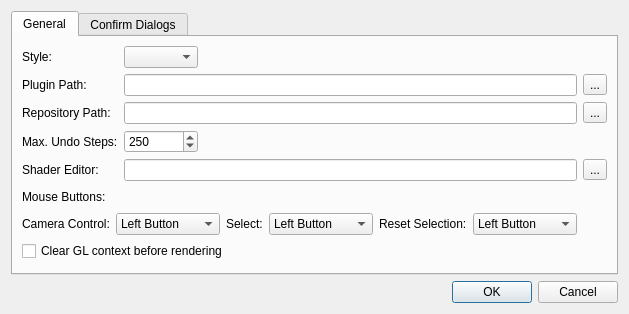
<?xml version="1.0" encoding="UTF-8"?>
<ui version="4.0">
 <class>SettingsDialog</class>
 <widget class="QDialog" name="SettingsDialog">
  <property name="geometry">
   <rect>
    <x>0</x>
    <y>0</y>
    <width>615</width>
    <height>314</height>
   </rect>
  </property>
  <property name="windowTitle">
   <string>Settings</string>
  </property>
  <layout class="QVBoxLayout">
   <item>
    <widget class="QTabWidget" name="m_settingTabWidget">
     <property name="currentIndex">
      <number>0</number>
     </property>
     <widget class="QWidget" name="m_editorSettingsWidget">
      <attribute name="title">
       <string>General</string>
      </attribute>
      <layout class="QGridLayout" name="gridLayout">
       <item row="0" column="0">
        <widget class="QLabel" name="label_10">
         <property name="text">
          <string>Style:</string>
         </property>
        </widget>
       </item>
       <item row="0" column="1">
        <widget class="QComboBox" name="m_styleCombo"/>
       </item>
       <item row="0" column="3">
        <spacer>
         <property name="orientation">
          <enum>Qt::Horizontal</enum>
         </property>
         <property name="sizeHint" stdset="0">
          <size>
           <width>171</width>
           <height>20</height>
          </size>
         </property>
        </spacer>
       </item>
       <item row="1" column="0">
        <widget class="QLabel" name="label">
         <property name="whatsThis">
          <string>The directory specified here will be searched for additionally editor plugins</string>
         </property>
         <property name="text">
          <string>Plugin Path:</string>
         </property>
        </widget>
       </item>
       <item row="1" column="1" colspan="3">
        <widget class="QLineEdit" name="m_plugInPath"/>
       </item>
       <item row="1" column="4">
        <widget class="QToolButton" name="m_setPluginPath">
         <property name="text">
          <string>...</string>
         </property>
        </widget>
       </item>
       <item row="2" column="0">
        <widget class="QLabel" name="label_17">
         <property name="text">
          <string>Repository Path:</string>
         </property>
        </widget>
       </item>
       <item row="2" column="1" colspan="3">
        <widget class="QLineEdit" name="m_repositoryPath"/>
       </item>
       <item row="2" column="4">
        <widget class="QToolButton" name="m_setRepositoryPath">
         <property name="text">
          <string>...</string>
         </property>
        </widget>
       </item>
       <item row="3" column="0">
        <widget class="QLabel" name="label_7">
         <property name="text">
          <string>Max. Undo Steps:</string>
         </property>
        </widget>
       </item>
       <item row="3" column="1">
        <widget class="QSpinBox" name="m_undoSteps">
         <property name="minimumSize">
          <size>
           <width>71</width>
           <height>0</height>
          </size>
         </property>
         <property name="toolTip">
          <string>Indicates the maximum number of steps that can be undone. 
Note that if you set this to unlimited the editor may consume much memory if you perform many operations on one single scene.</string>
         </property>
         <property name="wrapping">
          <bool>true</bool>
         </property>
         <property name="specialValueText">
          <string>Unlimited</string>
         </property>
         <property name="minimum">
          <number>0</number>
         </property>
         <property name="maximum">
          <number>1000</number>
         </property>
         <property name="value">
          <number>250</number>
         </property>
        </widget>
       </item>
       <item row="3" column="3">
        <spacer>
         <property name="orientation">
          <enum>Qt::Horizontal</enum>
         </property>
         <property name="sizeHint" stdset="0">
          <size>
           <width>171</width>
           <height>20</height>
          </size>
         </property>
        </spacer>
       </item>
       <item row="4" column="0">
        <widget class="QLabel" name="label_2">
         <property name="whatsThis">
          <string>The application specified here will be used when you click the edit button next to a shader in the editor</string>
         </property>
         <property name="text">
          <string>Shader Editor:</string>
         </property>
        </widget>
       </item>
       <item row="4" column="1" colspan="3">
        <widget class="QLineEdit" name="m_shaderEditor"/>
       </item>
       <item row="4" column="4">
        <widget class="QToolButton" name="m_setShaderEditor">
         <property name="text">
          <string>...</string>
         </property>
        </widget>
       </item>
       <item row="5" column="0">
        <widget class="QLabel" name="label_11">
         <property name="text">
          <string>Mouse Buttons:</string>
         </property>
        </widget>
       </item>
       <item row="5" column="1" colspan="4">
        <spacer>
         <property name="orientation">
          <enum>Qt::Horizontal</enum>
         </property>
         <property name="sizeHint" stdset="0">
          <size>
           <width>481</width>
           <height>20</height>
          </size>
         </property>
        </spacer>
       </item>
       <item row="6" column="0" colspan="4">
        <layout class="QHBoxLayout">
         <item>
          <widget class="QLabel" name="label_12">
           <property name="sizePolicy">
            <sizepolicy hsizetype="Fixed" vsizetype="Preferred">
             <horstretch>0</horstretch>
             <verstretch>0</verstretch>
            </sizepolicy>
           </property>
           <property name="text">
            <string>Camera Control:</string>
           </property>
          </widget>
         </item>
         <item>
          <widget class="QComboBox" name="m_cameraMoveButton">
           <item>
            <property name="text">
             <string>Left Button</string>
            </property>
           </item>
           <item>
            <property name="text">
             <string>Right Button</string>
            </property>
           </item>
           <item>
            <property name="text">
             <string>Middle Button</string>
            </property>
           </item>
          </widget>
         </item>
         <item>
          <widget class="QLabel" name="label_13">
           <property name="sizePolicy">
            <sizepolicy hsizetype="Fixed" vsizetype="Preferred">
             <horstretch>0</horstretch>
             <verstretch>0</verstretch>
            </sizepolicy>
           </property>
           <property name="text">
            <string>Select:</string>
           </property>
          </widget>
         </item>
         <item>
          <widget class="QComboBox" name="m_selectButton">
           <property name="currentIndex">
            <number>0</number>
           </property>
           <item>
            <property name="text">
             <string>Left Button</string>
            </property>
           </item>
           <item>
            <property name="text">
             <string>Right Button</string>
            </property>
           </item>
           <item>
            <property name="text">
             <string>Middle Button</string>
            </property>
           </item>
          </widget>
         </item>
         <item>
          <widget class="QLabel" name="label_14">
           <property name="sizePolicy">
            <sizepolicy hsizetype="Fixed" vsizetype="Preferred">
             <horstretch>0</horstretch>
             <verstretch>0</verstretch>
            </sizepolicy>
           </property>
           <property name="text">
            <string>Reset Selection:</string>
           </property>
          </widget>
         </item>
         <item>
          <widget class="QComboBox" name="m_resetSelectButton">
           <property name="currentIndex">
            <number>0</number>
           </property>
           <item>
            <property name="text">
             <string>Left Button</string>
            </property>
           </item>
           <item>
            <property name="text">
             <string>Right Button</string>
            </property>
           </item>
           <item>
            <property name="text">
             <string>Middle Button</string>
            </property>
           </item>
          </widget>
         </item>
        </layout>
       </item>
       <item row="7" column="0" colspan="4">
        <widget class="QCheckBox" name="m_glClear">
         <property name="text">
          <string>Clear GL context before rendering</string>
         </property>
        </widget>
       </item>
       <item row="8" column="2">
        <spacer>
         <property name="orientation">
          <enum>Qt::Vertical</enum>
         </property>
         <property name="sizeHint" stdset="0">
          <size>
           <width>20</width>
           <height>21</height>
          </size>
         </property>
        </spacer>
       </item>
      </layout>
     </widget>
     <widget class="QWidget" name="m_dialogWidget">
      <attribute name="title">
       <string>Confirm Dialogs</string>
      </attribute>
      <layout class="QGridLayout">
       <item row="0" column="0">
        <widget class="QLabel" name="label_15">
         <property name="sizePolicy">
          <sizepolicy hsizetype="Fixed" vsizetype="Preferred">
           <horstretch>0</horstretch>
           <verstretch>0</verstretch>
          </sizepolicy>
         </property>
         <property name="toolTip">
          <string>This option specifies the editor's behavior if the transformation of a scene graph node is not in sync with the transformation stored in the scene graph node representation. This may happen, if you have changed the transformation by using some lua code or a custom plugin</string>
         </property>
         <property name="statusTip">
          <string>This option specifies the editor's behavior if the transformation of a scene graph node is not in sync with the transformation stored in the scene graph node representation. This may happen, if you have changed the transformation by using some lua code or a custom plugin</string>
         </property>
         <property name="whatsThis">
          <string>This option specifies the editor's behavior if the transformation of a scene graph node is not in sync with the transformation stored in the scene graph node representation. This may happen, if you have changed the transformation by using some lua code or a custom plugin</string>
         </property>
         <property name="text">
          <string>Transformation Mismatch Behavior:</string>
         </property>
        </widget>
       </item>
       <item row="0" column="1">
        <widget class="QComboBox" name="m_transMismatchBehavior">
         <item>
          <property name="text">
           <string>Ask</string>
          </property>
         </item>
         <item>
          <property name="text">
           <string>Use current transformation</string>
          </property>
         </item>
         <item>
          <property name="text">
           <string>Reset to scene graph transformation</string>
          </property>
         </item>
        </widget>
       </item>
       <item row="1" column="0">
        <widget class="QLabel" name="label_16">
         <property name="toolTip">
          <string>Specifies the behavior if the scene description file (.scn file) has been changed outside of the editor. It is not recommended to use the &quot;Always reload&quot; option, since sometimes a change is detected although you have only pressed the save button within the editor.</string>
         </property>
         <property name="whatsThis">
          <string>Specifies the behavior if the scene description file (.scn file) has been changed outside of the editor. It is not recommended to use the &quot;Always reload&quot; option, since sometimes a change is detected although you have only pressed the save button within the editor.</string>
         </property>
         <property name="text">
          <string>Scene File Changed:</string>
         </property>
        </widget>
       </item>
       <item row="1" column="1">
        <widget class="QComboBox" name="m_sceneFileChangedBehavior">
         <item>
          <property name="text">
           <string>Ask</string>
          </property>
         </item>
         <item>
          <property name="text">
           <string>Ignore</string>
          </property>
         </item>
         <item>
          <property name="text">
           <string>Always reload (not recommended)</string>
          </property>
         </item>
        </widget>
       </item>
       <item row="2" column="1">
        <spacer>
         <property name="orientation">
          <enum>Qt::Vertical</enum>
         </property>
         <property name="sizeHint" stdset="0">
          <size>
           <width>20</width>
           <height>40</height>
          </size>
         </property>
        </spacer>
       </item>
      </layout>
     </widget>
    </widget>
   </item>
   <item>
    <widget class="QDialogButtonBox" name="buttonBox">
     <property name="orientation">
      <enum>Qt::Horizontal</enum>
     </property>
     <property name="standardButtons">
      <set>QDialogButtonBox::Cancel|QDialogButtonBox::Ok</set>
     </property>
    </widget>
   </item>
  </layout>
 </widget>
 <resources/>
 <connections>
  <connection>
   <sender>buttonBox</sender>
   <signal>accepted()</signal>
   <receiver>SettingsDialog</receiver>
   <slot>accept()</slot>
   <hints>
    <hint type="sourcelabel">
     <x>205</x>
     <y>49</y>
    </hint>
    <hint type="destinationlabel">
     <x>205</x>
     <y>35</y>
    </hint>
   </hints>
  </connection>
  <connection>
   <sender>buttonBox</sender>
   <signal>rejected()</signal>
   <receiver>SettingsDialog</receiver>
   <slot>reject()</slot>
   <hints>
    <hint type="sourcelabel">
     <x>205</x>
     <y>49</y>
    </hint>
    <hint type="destinationlabel">
     <x>205</x>
     <y>35</y>
    </hint>
   </hints>
  </connection>
 </connections>
</ui>
